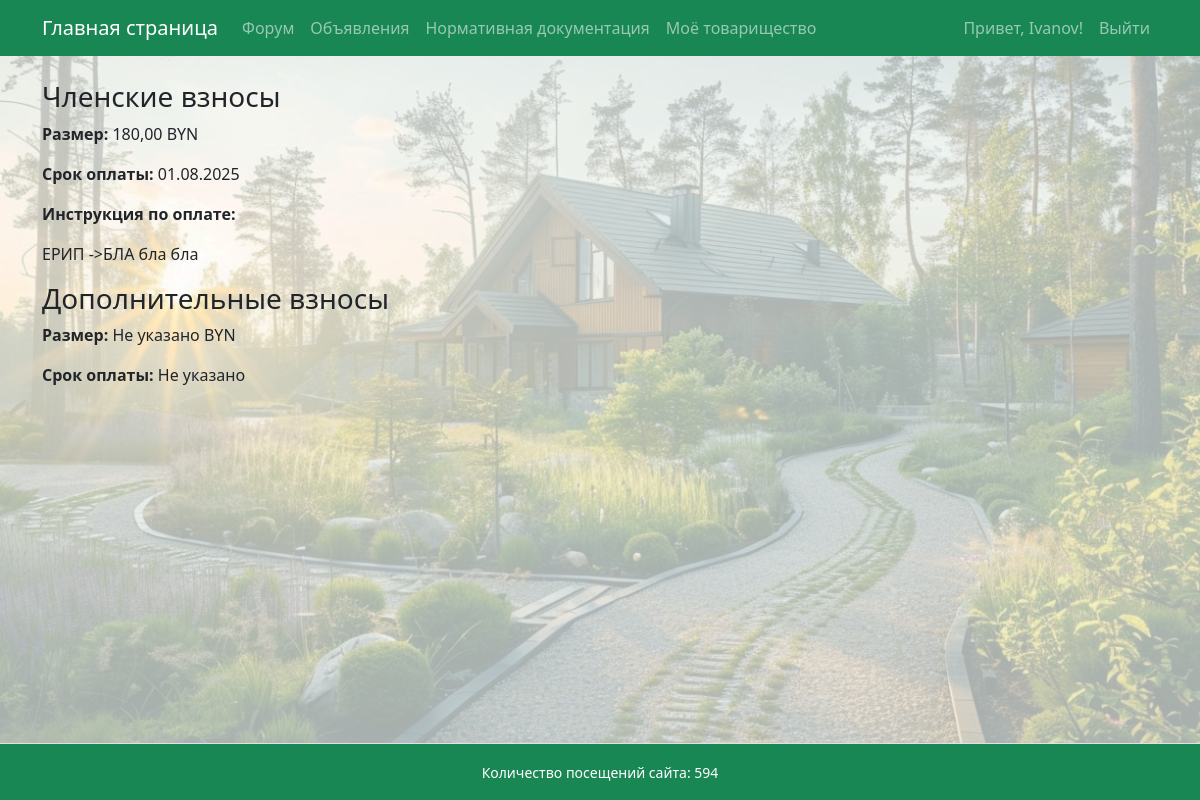
The app's page /my_community/payment/ (signed in) with its own data.
### garden/models.py (models this page shows, shortened)
class PaymentInfo(models.Model):
    community = models.OneToOneField(Community, on_delete=models.CASCADE, related_name='payment_info')
    membership_fee_amount = models.DecimalField(
        max_digits=10, decimal_places=2, verbose_name="Размер членских взносов", null=True, blank=True)
    membership_fee_due_date = models.DateField(
        verbose_name="Срок оплаты членских взносов", null=True, blank=True)
    membership_fee_instruction = models.TextField(
        verbose_name="Инструкция по оплате взносов", blank=True)
    additional_fee_amount = models.DecimalField(
        max_digits=10, decimal_places=2, verbose_name="Размер дополнительных взносов", null=True, blank=True)
    additional_fee_due_date = models.DateField(
        verbose_name="Срок оплаты дополнительных взносов", null=True, blank=True)

### garden/views.py (the view)
# urls.py: path('my_community/payment/', views.payment_view, name='community_payment'),
@login_required
def payment_view(request):
    community = request.user.profile.community
    payment_info = getattr(community, 'payment_info', None)
    return render(request, 'payment.html', {
        'community': community,
        'payment_info': payment_info,
    })

### garden/context_processors.py (called while the page is built)
def total_visits_processor(request):
    counter, created = PageVisit.objects.get_or_create(page_name='main_page')
    return {
        'total_visits': counter.visits
    }

### garden/templates/payment.html (shortened to what this page needs)
{% extends 'base.html' %}
{% block content %}
  {% if payment_info %}
    <div>
      <h3>Членские взносы</h3>
      <p><strong>Размер:</strong> {{ payment_info.membership_fee_amount|default:"Не указано" }} BYN</p>
      <p><strong>Срок оплаты:</strong> {{ payment_info.membership_fee_due_date|date:"d.m.Y"|default:"Не указано" }}</p>
      <p><strong>Инструкция по оплате:</strong><br>{{ payment_info.membership_fee_instruction|linebreaks }}</p>
      <h3>Дополнительные взносы</h3>
      <p><strong>Размер:</strong> {{ payment_info.additional_fee_amount|default:"Не указано" }} BYN</p>
      <p><strong>Срок оплаты:</strong> {{ payment_info.additional_fee_due_date|date:"d.m.Y"|default:"Не указано" }}</p>
    </div>
  {% endif %}
{% endblock %}

### templates/base.html (shortened to what this page needs)
<!DOCTYPE html>
<html lang="ru">
<head>
    <link rel="stylesheet" href="https://cdn.jsdelivr.net/npm/bootstrap@5.3.0/dist/css/bootstrap.min.css">
</head>
<body>
    <div class="page-container">
        <nav class="navbar navbar-expand-lg navbar-dark bg-success mb-4">
            <div class="container">
                <a class="navbar-brand" href="{% url 'main_page' %}">Главная страница</a>
                <div class="collapse navbar-collapse" id="navbarSupportedContent">
                    <ul class="navbar-nav me-auto mb-2 mb-lg-0">
                        <li class="nav-item"><a class="nav-link" href="{% url 'forum' %}">Форум</a></li>
                        <li class="nav-item"><a class="nav-link" href="{% url 'ads' %}">Объявления</a></li>
                        <li class="nav-item"><a class="nav-link" href="https://strb.by/" target="_blank" rel="noopener noreferrer">Нормативная документация</a></li>
                        <li class="nav-item"><a class="nav-link" href="{% url 'my_community' %}">Моё товарищество</a></li>
                    </ul>
                    <ul class="navbar-nav ms-auto mb-2 mb-lg-0">
                        {% if user.is_authenticated %}
                            <li class="nav-item">
                                <span class="nav-link">Привет, {{ user.username }}!</span>
                            </li>
                            <li class="nav-item">
                                <a class="nav-link" href="#" onclick="event.preventDefault(); document.getElementById('logout-form').submit();">
                                    Выйти
                                </a>
                            </li>
                        {% else %}
                            <li class="nav-item"><a class="nav-link" href="{% url 'login' %}">Войти</a></li>
                        {% endif %}
                    </ul>
                </div>
            </div>
        </nav>
        <main class="content-wrap container">
            {% block content %}
            {% endblock %}
        </main>
        <footer class="bg-success text-center py-3 mt-4 border-top text-white">
            <div class="container">
                <small>
                    Количество посещений сайта: {{ total_visits }}
                </small>
            </div>
        </footer>
    </div>
</body>
</html>

### templates/base.html (style rules this page uses)
body, html { height: 100%; margin: 0; }
.page-container { min-height: 100vh; display: flex; flex-direction: column; min-height: 100vh; background-image: url('/static/images/background.jpg'); background-repeat: no-repeat; background-position: center center; background-size: cover; background-color: rgba(240, 248, 245, 0.7); background-blend-mode: lighten; }
.content-wrap { flex: 1; }

### records on screen
PaymentInfo: membership_fee_amount "180,00", membership_fee_due_date "01.08.2025", membership_fee_instruction "ЕРИП ->БЛА бла бла", additional_fee_amount "Не указано", additional_fee_due_date "Не указано"

### other values on screen
{{ user.username }} "Ivanov"
{{ total_visits }} "594"
